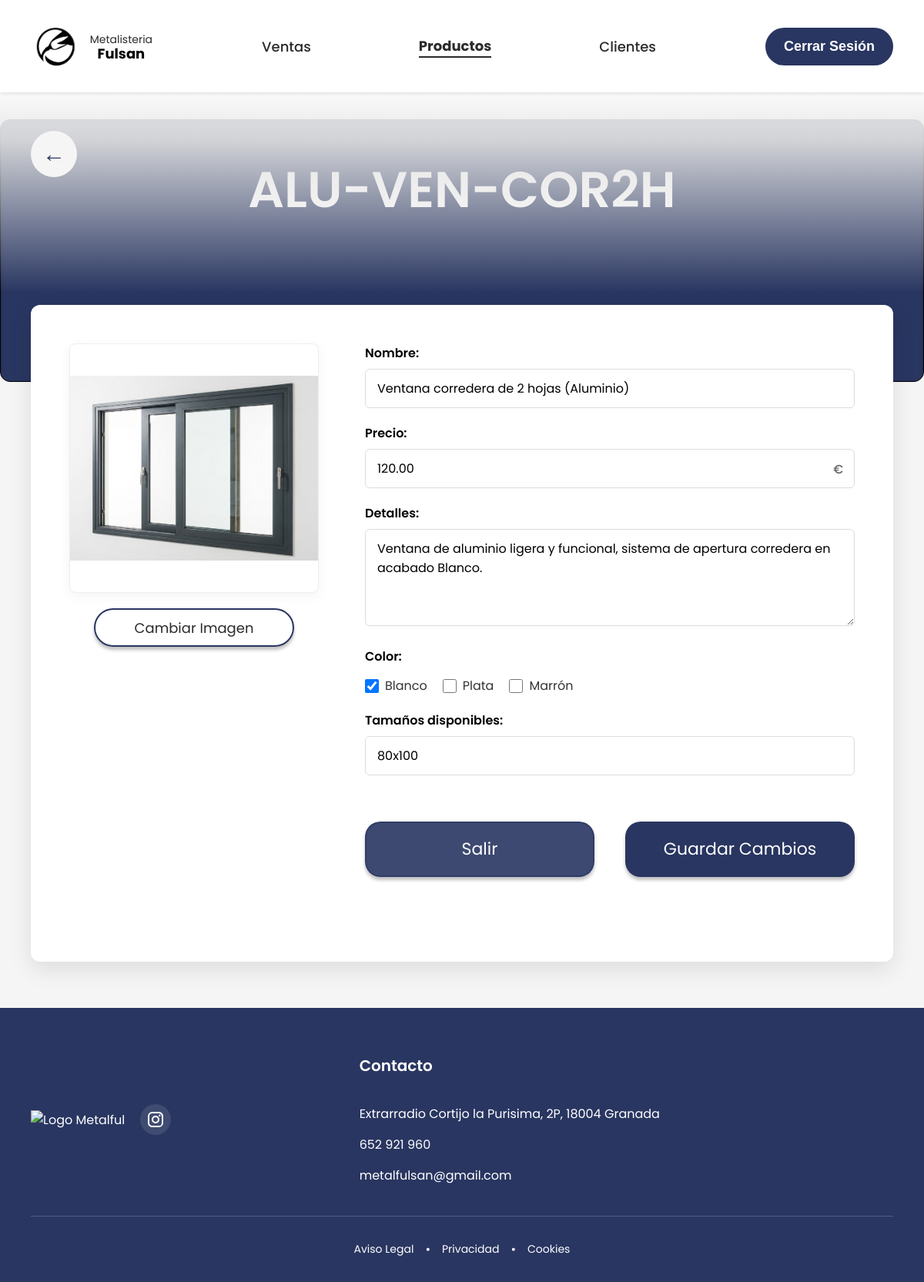
The app's page /Administrador/ModificarProductoAdmin.php?id=1 with its own data.
### tables this page shows
CREATE TABLE IF NOT EXISTS productos (
  id INT AUTO_INCREMENT PRIMARY KEY,
  referencia VARCHAR(40) NOT NULL,
  nombre VARCHAR(150) NOT NULL,
  descripcion TEXT,
  precio DECIMAL(10, 2) DEFAULT 0.00,
  imagen_url VARCHAR(255),
  id_material INT NOT NULL,
  id_categoria INT NOT NULL,
  medidas VARCHAR(50),
  stock INT DEFAULT 1,   
  color VARCHAR(30),
  FOREIGN KEY (id_material) REFERENCES materiales(id),
  FOREIGN KEY (id_categoria) REFERENCES categorias(id)
);

### Administrador/ModificarProductoAdmin.php (the view, shortened to what this page needs)
<?php
include 'conexion.php';
$id = $_GET['id'];
$sql = "SELECT * FROM productos WHERE id = ?";
$stmt = $conn->prepare($sql);
$stmt->execute([$id]);
$producto = $stmt->fetch(PDO::FETCH_ASSOC);
?>
<!DOCTYPE html>
<html lang="es">
<head>
    <link rel="stylesheet" href="stylesModificarProductosAdmin.css">
</head>
<body>
    <div class="ModificarProductoAdmin">
        <header class="cabecera">
            <div class="container">
                <div class="logo-main">
                    <a href="indexAdmin.php" class="logo-main">
                        <img src="../imagenes/logo.png" alt="Logo Metalful">
                        <div class="logo-text">
                            <span> Metalisteria</span>
                            <strong>Fulsan</strong>
                        </div>
                    </a>
                </div>
                <nav class="nav-bar">
                    <a href="ListadoVentasAdmin.php">Ventas</a>
                    <a href="ListadoProductosAdmin.php" style="font-weight:bold; border-bottom: 2px solid currentColor;">Productos</a>
                    <a href="ListadoClientesAdmin.php">Clientes</a>
                </nav>
                <div class="log-out">
                    <a href="../Visitante/index.php">Cerrar Sesión</a>
                </div>
            </div>
        </header>
        <div class="titulo-section">
            <div class="degradado"></div>
            <div class="recuadro-fondo-titulo"></div>
            <a href="admin.php" class="flecha-circular">&#8592;</a>
            <h1 class="titulo-principal"><?php echo $producto['referencia']; ?></h1>
        </div>
        <div class="container main-container">
            <form method="POST" enctype="multipart/form-data" class="product-card">
                <div class="image-column">
                    <div class="image-placeholder" style="overflow: hidden; display: flex; align-items: center; justify-content: center;">
                        <img id="preview-img" src="<?php echo $producto['imagen_url']; ?>" alt="Producto" style="max-width: 100%; max-height: 100%; object-fit: contain;" onerror="this.src='img/sin-foto.jpg'">
                    </div>
                    <div class="boton-cambiar-imagen" onclick="document.getElementById('input-imagen').click()">
                        <p>Cambiar Imagen</p>
                    </div>
                </div>
                <div class="form-column">
                    <div class="form-group">
                        <label class="form-label" for="nombre">Nombre:</label>
                        <input type="text" id="nombre" name="nombre" class="form-input" value="<?php echo $producto['nombre']; ?>" required>
                    </div>
                    <div class="form-group">
                        <label class="form-label" for="precio">Precio:</label>
                        <div class="price-wrapper">
                            <input type="number" step="0.01" id="precio" name="precio" class="form-input" value="<?php echo $producto['precio']; ?>">
                            <span class="currency-symbol">€</span>
                        </div>
                    </div>
                    <div class="form-group">
                        <label class="form-label" for="detalles">Detalles:</label>
                        <textarea id="detalles" name="detalles" class="form-input" rows="4"><?php echo $producto['descripcion']; ?></textarea>
                    </div>
                    <div class="form-group">
                        <label class="form-label">Color:</label>
                        <div class="checkbox-group">
                            <label class="checkbox-label">
                                <input type="checkbox" name="colores" value="Blanco" <?php if($producto['color'] == 'Blanco') echo 'checked'; ?>> Blanco
                            </label>
                            <label class="checkbox-label">
                                <input type="checkbox" name="colores" value="Plata" <?php if($producto['color'] == 'Plata') echo 'checked'; ?>> Plata
                            </label>
                            <label class="checkbox-label">
                                <input type="checkbox" name="colores" value="Marrón" <?php if($producto['color'] == 'Marrón') echo 'checked'; ?>> Marrón
                            </label>
                        </div>
                    </div>
                    <div class="form-group">
                        <label class="form-label" for="tamanos">Tamaños disponibles:</label>
                        <input type="text" id="tamanos" name="tamanos" class="form-input" value="<?php echo $producto['medidas']; ?>">
                    </div>
                    <div class="botones-finales">
                        <div class="boton-salir">
                            <a href="admin.php">Salir</a>
                        </div>
                        <button type="submit" class="boton-crear" style="border:none; font-family: inherit;">
                            <p>Guardar Cambios</p>
                        </button>
                    </div>
                </div>
            </form>
        </div>
        <footer class="footer">
            <div class="container">
                <div class="footer-content">
                    <div class="footer-logo-section">
                        <div class="logo-footer">
                            <img src="../imagenes/footer.png" alt="Logo Metalful">
                        </div>
                        <div class="redes">
                            <a href="#" class="instagram-link">
                            </a>
                        </div>
                    </div>
                    <div class="footer-links">
                        <div class="contacto-footer">
                            <h3>Contacto</h3>
                            <div class="contacto-item">
                                <span>Extrarradio Cortijo la Purisima, 2P, 18004 Granada</span>
                            </div>
                            <div class="contacto-item">
                                <span>652 921 960</span>
                            </div>
                            <div class="contacto-item">
                                <span>metalfulsan@gmail.com</span>
                            </div>
                        </div>
                    </div>
                </div>
                <div class="footer-bottom">
                    <div class="politica-legal">
                        <a href="#">Aviso Legal</a> • <a href="#">Privacidad</a> • <a href="#">Cookies</a>
                    </div>
                </div>
            </div>
        </footer>
    </div>
</body>
</html>

### records on screen
productos: referencia "ALU-VEN-COR2H", imagen_url (picture), nombre "Ventana corredera de 2 hojas (Aluminio)", precio "120.00", detalles "Ventana de aluminio ligera y funcional, sistema de apertura corredera en acabado Blanco.", color "☑", tamanos "80x100"
